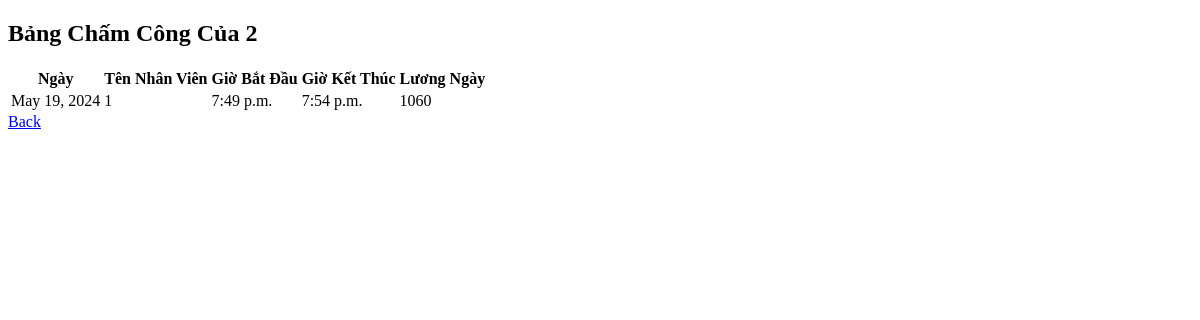
Before: /check_attendance/2/ with the older database file.
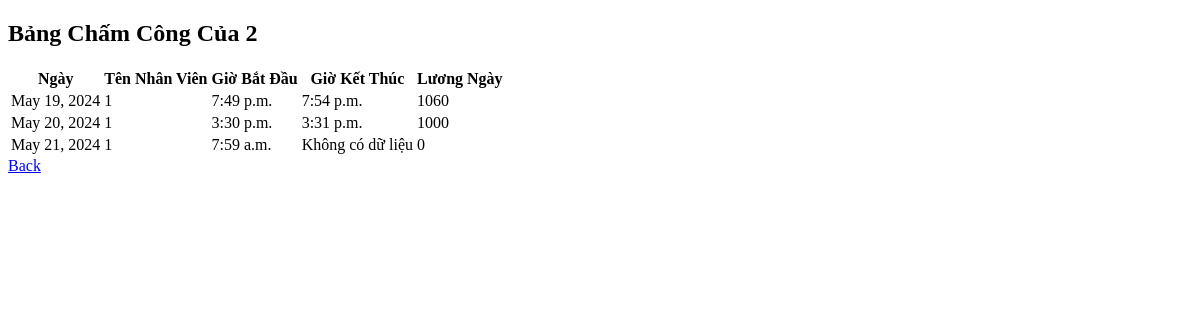
After: the same page with the newer database file.
### WebChamCong/models.py (models this page shows)
class BangChamCong(models.Model):
    account = models.ForeignKey(Account, on_delete=models.CASCADE)
    ngay = models.DateField()
    start_time = models.TimeField()
    end_time = models.TimeField(null=True)
    luong_ngay = models.IntegerField(null=True)

class Account(models.Model):
    username = models.CharField(max_length=50,unique=True)
    password = models.CharField(max_length=50)
    role = models.CharField(max_length=20)
    salary = models.IntegerField(null=True)

### WebChamCong/views.py (the view)
# urls.py: path('check_attendance', views.check_attendance, name='check_attendance'),
def check_attendance(request, account_id=None):
        checkday = request.POST.get('checkday')
        logged_in_username = request.session.get('logged_in_username')
        logged_in_role = request.session.get('logged_in_role')
        if account_id!=None:
            account = get_object_or_404(Account, id=account_id)
            attendance_records = BangChamCong.objects.filter(account=account)
            checkday=account_id
        elif logged_in_role == 'admin':
            attendance_records = BangChamCong.objects.filter(ngay=checkday)
        else:
            account = Account.objects.get(username=logged_in_username)
            attendance_records = BangChamCong.objects.filter(account=account, ngay=checkday)
        context = {
            'attendance_records': attendance_records,
            'checkday': checkday,
        }
        print(attendance_records)
        return render(request, 'attendance.html', context)

### WebChamCong/templates/attendance.html (shortened to what this page needs)
<!DOCTYPE html>
<html>
<head>
</head>
<body>
    <h2>Bảng Chấm Công Của {{ checkday }}</h2>
    <table>
        <tr>
            <th>Ngày</th>
            <th>Tên Nhân Viên</th>
            <th>Giờ Bắt Đầu</th>
            <th>Giờ Kết Thúc</th>
            <th>Lương Ngày</th>
        </tr>
        {% for record in attendance_records %}
        <tr>
            <td>{{ record.ngay }}</td>
            <td>{{ record.account.username }}</td>
            <td>{{ record.start_time }}</td>
            <td>{{ record.end_time|default:"Không có dữ liệu" }}</td>
            <td>{{ record.luong_ngay|default:0 }}</td>
        </tr>
        {% empty %}
        <tr>
            <td colspan="4">Không có dữ liệu chấm công cho ngày này.</td>
        </tr>
        {% endfor %}
    </table>
<a href="{% url 'WebChamCong:main' %}">Back</a>
</body>
</html>

Changed rows visible on the page:
added BangChamCong: ngay "May 20, 2024", account.username "1", start_time "3:30 p.m.", end_time "3:31 p.m.", luong_ngay "1000"
added BangChamCong: ngay "May 21, 2024", account.username "1", start_time "7:59 a.m.", end_time "Không có dữ liệu", luong_ngay "0"
